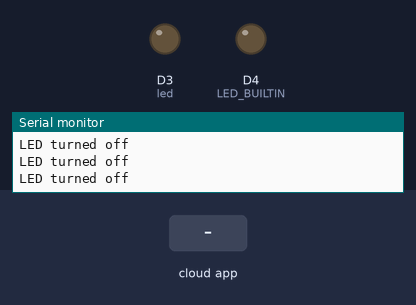
Simulated run of this sketch. Board: ESP8266 (NodeMCU). Parts: output pins drawn as LEDs (lit = HIGH, except the on-board LED, lit = LOW), the last lines printed to the serial monitor. The inputs (shaded band) are chosen by the test bench. WiFi joins after 1.5 s; servers stay silent unless stated; the Firebase database answers and starts empty.

Above: at 3.8 s.
3.9 s: the phone or cloud app sets LED_STATUS to ON
At 5.2 s:
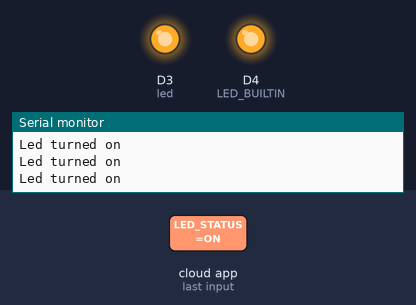
5.5 s: the phone or cloud app sets LED_STATUS to OFF
At 6.4 s:
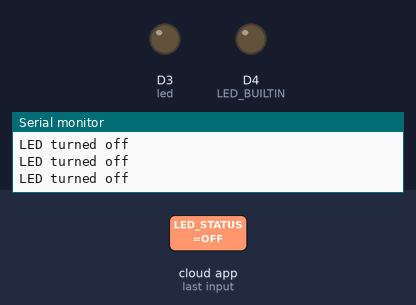
Timing chart, 0 to 8.5 s (numbered marks = the images above; inputs shaded):
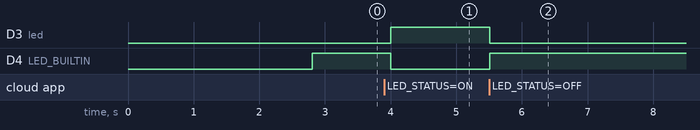

The sketch:

sketch_jul27a.ino
```cpp
//IOT controlled LED using Google Firebase Console and ESP8266 NodeMCU
#include<ESP8266WiFi.h>
#include<FirebaseArduino.h>
#define HOST "ledcontroller-d55c2.firebaseio.com"
#define AUTH "cC5VTRuQe9QRQnUMS9bgf658wdVFwm8dgncGvmrOCY"
#define WIFI_SSID "HTC Portable Hotspot 330F"
#define PASS "12345678"
String fireStatus="";
int led=D3;

void setup() {
 Serial.begin(9600);
 delay(1000);
 pinMode(LED_BUILTIN,OUTPUT);
 pinMode(led,OUTPUT);
WiFi.begin(WIFI_SSID,PASS);
while(WiFi.status()!=WL_CONNECTED)
{
  Serial.print(".");
  delay(500);
}
Serial.println("conneced to");
Serial.println(WIFI_SSID);
Serial.println(WiFi.localIP());
Firebase.begin(HOST,AUTH);
Firebase.setString("LED_STATUS","OFF");
}

void loop() {
fireStatus=Firebase.getString("LED_STATUS");
if(fireStatus=="ON")
{
  Serial.println("Led turned on");
  digitalWrite(LED_BUILTIN,LOW);
  digitalWrite(led,HIGH);
}
else if(fireStatus=="OFF")
{
  Serial.println("LED turned off");
    digitalWrite(LED_BUILTIN,HIGH);
  digitalWrite(led,LOW);
}
else
{
   Serial.println("Wrong credentials");
}
}
```

Measured:
- after the input at 3.9 s, D3 (led): LOW → HIGH after 0.10 s; D4 (LED_BUILTIN): HIGH → LOW after 0.10 s
- after the input at 5.5 s, D3 (led): HIGH → LOW at once; D4 (LED_BUILTIN): LOW → HIGH at once
